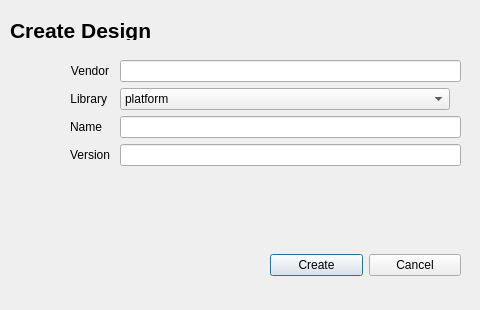
<?xml version="1.0" encoding="UTF-8"?>
<ui version="4.0">
 <class>NewDesignExDialog</class>
 <widget class="QDialog" name="NewDesignExDialog">
  <property name="geometry">
   <rect>
    <x>0</x>
    <y>0</y>
    <width>480</width>
    <height>310</height>
   </rect>
  </property>
  <property name="windowTitle">
   <string>Dialog</string>
  </property>
  <widget class="QLabel" name="titleLabel_">
   <property name="geometry">
    <rect>
     <x>10</x>
     <y>20</y>
     <width>151</width>
     <height>20</height>
    </rect>
   </property>
   <property name="font">
    <font>
     <pointsize>16</pointsize>
     <weight>75</weight>
     <bold>true</bold>
    </font>
   </property>
   <property name="text">
    <string>Create Design</string>
   </property>
  </widget>
  <widget class="QWidget" name="formLayoutWidget">
   <property name="geometry">
    <rect>
     <x>20</x>
     <y>60</y>
     <width>441</width>
     <height>181</height>
    </rect>
   </property>
   <layout class="QFormLayout" name="mainFormLayout_">
    <property name="horizontalSpacing">
     <number>10</number>
    </property>
    <property name="leftMargin">
     <number>50</number>
    </property>
    <item row="1" column="0">
     <widget class="QLabel" name="vendorLabel_">
      <property name="font">
       <font>
        <weight>50</weight>
        <bold>false</bold>
       </font>
      </property>
      <property name="text">
       <string>Vendor</string>
      </property>
      <property name="alignment">
       <set>Qt::AlignRight|Qt::AlignTrailing|Qt::AlignVCenter</set>
      </property>
     </widget>
    </item>
    <item row="1" column="1">
     <widget class="QLineEdit" name="vendorLineEdit_"/>
    </item>
    <item row="4" column="0">
     <widget class="QLabel" name="versionLabel_">
      <property name="font">
       <font>
        <weight>50</weight>
        <bold>false</bold>
       </font>
      </property>
      <property name="text">
       <string>Version</string>
      </property>
      <property name="alignment">
       <set>Qt::AlignRight|Qt::AlignTrailing|Qt::AlignVCenter</set>
      </property>
     </widget>
    </item>
    <item row="4" column="1">
     <widget class="QLineEdit" name="versionLineEdit_"/>
    </item>
    <item row="2" column="0">
     <widget class="QLabel" name="libraryLabel_">
      <property name="font">
       <font>
        <weight>50</weight>
        <bold>false</bold>
       </font>
      </property>
      <property name="text">
       <string>Library</string>
      </property>
      <property name="alignment">
       <set>Qt::AlignRight|Qt::AlignTrailing|Qt::AlignVCenter</set>
      </property>
     </widget>
    </item>
    <item row="3" column="0">
     <widget class="QLabel" name="nameLabel_">
      <property name="font">
       <font>
        <weight>50</weight>
        <bold>false</bold>
       </font>
      </property>
      <property name="layoutDirection">
       <enum>Qt::LeftToRight</enum>
      </property>
      <property name="text">
       <string>Name</string>
      </property>
      <property name="alignment">
       <set>Qt::AlignRight|Qt::AlignTrailing|Qt::AlignVCenter</set>
      </property>
     </widget>
    </item>
    <item row="3" column="1">
     <widget class="QLineEdit" name="nameLineEdit_"/>
    </item>
    <item row="2" column="1">
     <widget class="QComboBox" name="libraryComboBox_">
      <property name="sizePolicy">
       <sizepolicy hsizetype="Fixed" vsizetype="Fixed">
        <horstretch>0</horstretch>
        <verstretch>0</verstretch>
       </sizepolicy>
      </property>
      <property name="minimumSize">
       <size>
        <width>330</width>
        <height>0</height>
       </size>
      </property>
      <property name="currentText">
       <string>platform</string>
      </property>
      <item>
       <property name="text">
        <string>platform</string>
       </property>
      </item>
      <item>
       <property name="text">
        <string>chip</string>
       </property>
      </item>
      <item>
       <property name="text">
        <string>system</string>
       </property>
      </item>
     </widget>
    </item>
   </layout>
  </widget>
  <widget class="QWidget" name="horizontalLayoutWidget">
   <property name="geometry">
    <rect>
     <x>270</x>
     <y>240</y>
     <width>191</width>
     <height>51</height>
    </rect>
   </property>
   <layout class="QHBoxLayout" name="horizontalLayout">
    <item>
     <widget class="QPushButton" name="okButton_">
      <property name="text">
       <string>Create</string>
      </property>
      <property name="autoRepeatInterval">
       <number>100</number>
      </property>
     </widget>
    </item>
    <item>
     <widget class="QPushButton" name="cancelButton_">
      <property name="text">
       <string>Cancel</string>
      </property>
     </widget>
    </item>
   </layout>
  </widget>
 </widget>
 <tabstops>
  <tabstop>vendorLineEdit_</tabstop>
  <tabstop>libraryComboBox_</tabstop>
  <tabstop>nameLineEdit_</tabstop>
  <tabstop>versionLineEdit_</tabstop>
  <tabstop>okButton_</tabstop>
  <tabstop>cancelButton_</tabstop>
 </tabstops>
 <resources/>
 <connections/>
</ui>
